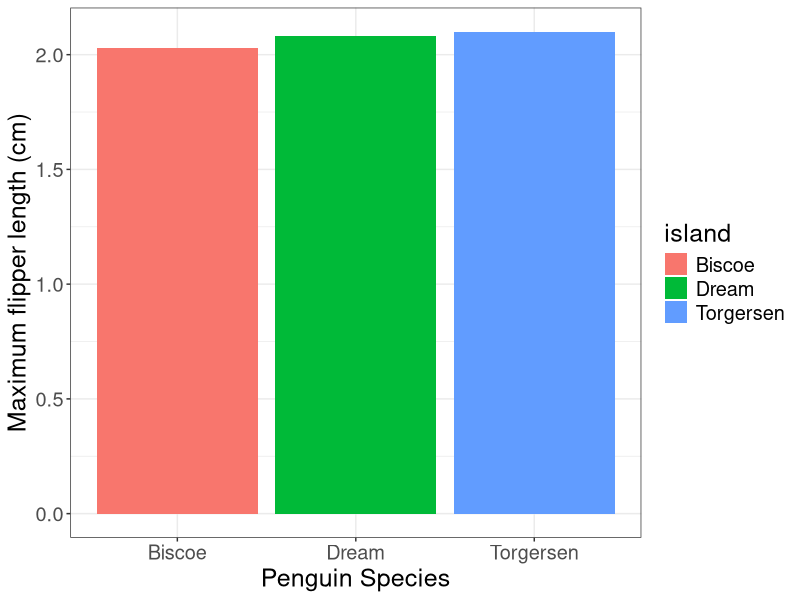

Recreate this plot in R.
## ---- chunk 1
#| echo: true
#| message: false
#| warning: false
library(tidyverse)
library(palmerpenguins)

# Clean up the dataset and prep for summarizing and visualizing
penguins_clean <- penguins |>
    ## Drop `NAs` from the flipper_length_mm column (the variable we are interested in) 
    drop_na(flipper_length_mm) |>
    ## Create a new column: flipper_length_cm (converting mm to cm)
    mutate(flipper_length_cm = flipper_length_mm/100) |>
    ## Filter for only the Adelie species and select only the required columns for our question (island, flipper_length_cm)
    filter(species == "Adelie") |>
    select(island, flipper_length_cm)

# Print the head of the tidy penguins dataset
head(penguins_clean)
## ---- chunk 2
penguins_summary <- penguins_clean |>
    group_by(island) |>
    summarise(max_flipper_length_cm = max(flipper_length_cm)) 
## ---- chunk 3
#| echo: true
#| label: fig-Adelie-penguin-flipper-R
#| table-cap: "Flipper length of species for the Adelie species"
ggplot(data = penguins_summary, mapping = aes(x = island, 
                                      y = max_flipper_length_cm,
                                     fill = island)) +
    geom_col() +
    xlab("Penguin Species") +
    ylab("Maximum flipper length (cm)") +
    theme_bw() +
    theme(text = element_text(size = 18))
